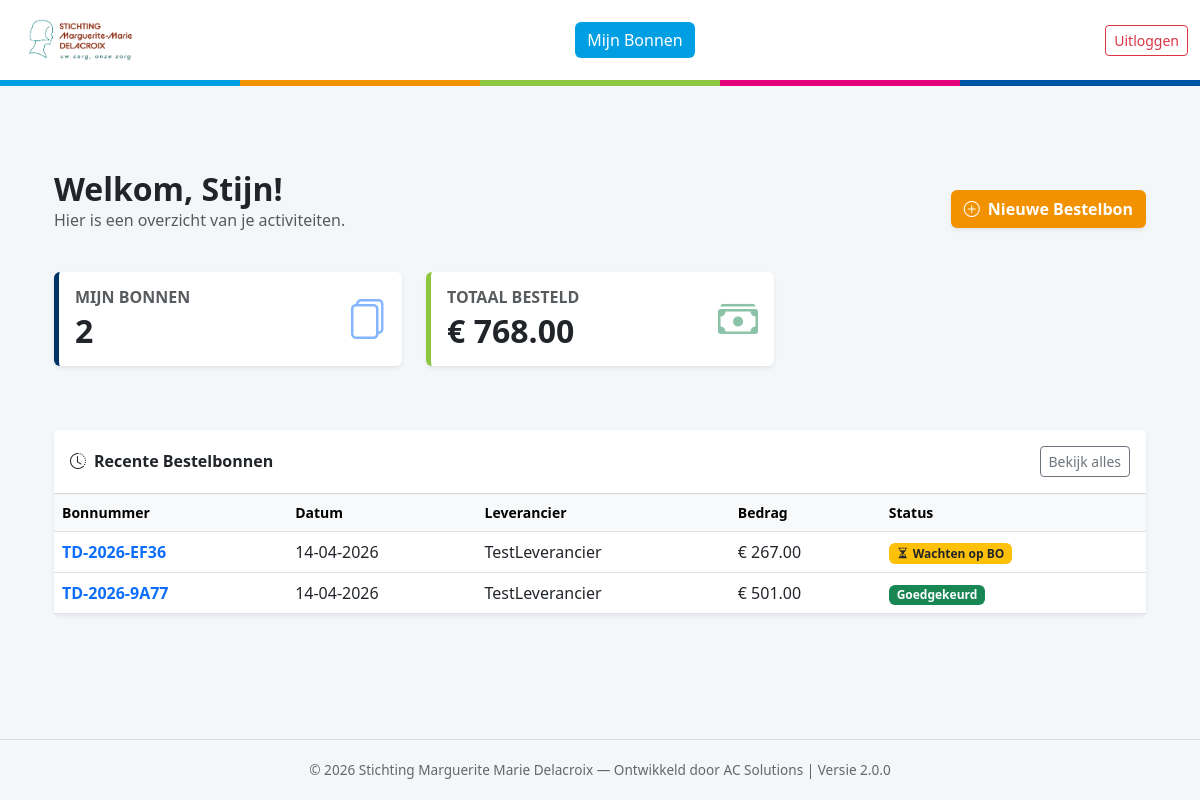
The app's page /dashboard (signed in), older data.
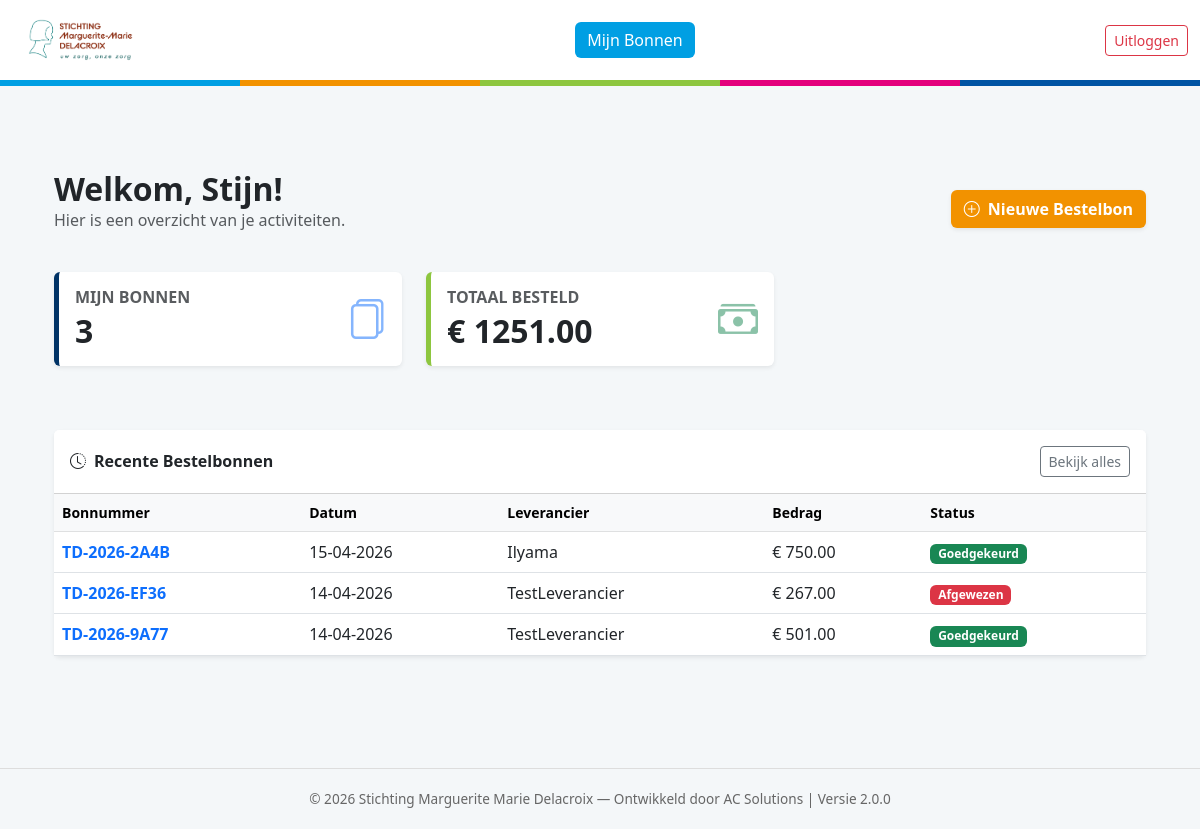
The same page, newer data.
### models.py (models this page shows)
class Order(db.Model):
    id = db.Column(db.Integer, primary_key=True)
    order_number = db.Column(db.String(50), unique=True)
    created_at = db.Column(db.DateTime, default=datetime.utcnow)
    status = db.Column(db.String(30), default='Concept')
    reference = db.Column(db.String(200))
    total_amount = db.Column(db.Float, default=0.0)
    user_id = db.Column(db.Integer, db.ForeignKey('user.id'))
    supplier_id = db.Column(db.Integer, db.ForeignKey('supplier.id'))
    attachment_filename = db.Column(db.String(255))
    rejection_reason = db.Column(db.Text)
    notify_on_update = db.Column(db.Boolean, default=True)
    notification_type = db.Column(db.String(20), default='Final')
    bo_approval_code = db.Column(db.String(50))
    bo_approval_date = db.Column(db.DateTime)
    bo_name = db.Column(db.String(100))
    dir_approval_code = db.Column(db.String(50))
    dir_approval_date = db.Column(db.DateTime)
    dir_name = db.Column(db.String(100))
    supplier = db.relationship('Supplier', backref='orders', lazy=True)
    lines = db.relationship('OrderLine', backref='order', lazy=True)
    attachments = db.relationship('Attachment', backref='order', lazy=True)

class Supplier(db.Model):
    id = db.Column(db.Integer, primary_key=True)
    name = db.Column(db.String(100), unique=True, nullable=False)
    street = db.Column(db.String(100))
    house_number = db.Column(db.String(10))
    zip_code = db.Column(db.String(20))
    city = db.Column(db.String(100))
    country = db.Column(db.String(100), default="België")
    vat_number = db.Column(db.String(20))
    email = db.Column(db.String(120), nullable=True)

### app.py (the view, shortened to what this page needs)
@app.route('/dashboard')
@login_required
def dashboard():
    auto_escalate_stale_orders()
    my_orders_count = Order.query.filter_by(user_id=current_user.id).count()
    my_total_spent = db.session.query(func.sum(Order.total_amount)).filter(
        Order.user_id == current_user.id, Order.status.not_in(['Concept', 'Afgewezen'])
    ).scalar() or 0.0
    pending_approvals = 0
    if current_user.role == 'Admin':
        pending_approvals = Order.query.filter(Order.status.in_(['Wachten op BO', 'Wachten op Directie'])).count()
    elif current_user.role == 'BO':
        pending_approvals = Order.query.join(User).filter(
            User.department_id == current_user.department_id,
            Order.status == 'Wachten op BO', Order.user_id != current_user.id
        ).count()
    recent_orders = Order.query.filter_by(user_id=current_user.id).order_by(Order.created_at.desc()).limit(5).all()
    return render_template('dashboard.html', **locals())

### app.py (called while the page is built)
@login_manager.user_loader
def load_user(user_id):
    return User.query.get(int(user_id))

def auto_escalate_stale_orders():
    grens_datum = datetime.utcnow() - timedelta(days=5)
    stale_orders = Order.query.filter(Order.status == 'Wachten op BO', Order.created_at <= grens_datum).all()
    for order in stale_orders:
        order.status = 'Wachten op Directie'
        order.bo_approval_code = 'AUTO_PUSH'
    if stale_orders: db.session.commit()

### templates/dashboard.html (shortened to what the changed rows need)
{% extends "base.html" %}
{% block content %}
<div class="container pb-5">
    <div class="d-flex justify-content-between align-items-center mb-4">
        <div>
            <h2 class="fw-bold text-dark mb-0">Welkom, {{ current_user.username }}!</h2>
        </div>
    </div>
    <div class="row mb-5">
        <div class="col-md-4 mb-3">
            <div class="card shadow-sm border-0 h-100" style="border-left: 5px solid #003366 !important;">
                <div class="card-body">
                    <div class="d-flex justify-content-between align-items-center">
                        <div>
                            <h6 class="text-muted text-uppercase fw-bold mb-1">Mijn Bonnen</h6>
                            <h2 class="fw-bold mb-0 text-dark">{{ my_orders_count }}</h2>
                        </div>
                    </div>
                </div>
            </div>
        </div>
        <div class="col-md-4 mb-3">
            <div class="card shadow-sm border-0 h-100" style="border-left: 5px solid #8dc63f !important;">
                <div class="card-body">
                    <div class="d-flex justify-content-between align-items-center">
                        <div>
                            <h6 class="text-muted text-uppercase fw-bold mb-1">Totaal Besteld</h6>
                            <h2 class="fw-bold mb-0 text-dark">€ {{"%.2f"|format(my_total_spent)}}</h2>
                        </div>
                    </div>
                </div>
            </div>
        </div>
    </div>
    <div class="card shadow-sm border-0">
        <div class="card-body p-0">
            {% if recent_orders %}
            <div class="table-responsive">
                <table class="table table-hover align-middle mb-0">
                    <thead class="table-light small">
                        <tr>
                            <th>Bonnummer</th>
                            <th>Datum</th>
                            <th>Leverancier</th>
                            <th>Bedrag</th>
                            <th>Status</th>
                        </tr>
                    </thead>
                    <tbody>
                        {% for order in recent_orders %}
                        <tr style="cursor: pointer;" onclick="window.location='{{ url_for('order_detail', order_id=order.id) }}'">
                            <td class="fw-bold text-primary">{{ order.order_number }}</td>
                            <td>{{ order.created_at.strftime('%d-%m-%Y') }}</td>
                            <td>{{ order.supplier.name }}</td>
                            <td>€ {{"%.2f"|format(order.total_amount)}}</td>
                            <td>
                                {% if order.status == 'Concept' %}
                                    <span class="badge bg-secondary">Concept</span>
                                {% elif order.status == 'Goedgekeurd' %}
                                    <span class="badge bg-success">Goedgekeurd</span>
                                {% elif order.status == 'Afgewezen' %}
                                    <span class="badge bg-danger">Afgewezen</span>
                                {% else %}
                                    <span class="badge bg-warning text-dark"><i class="bi bi-hourglass-split me-1"></i>{{ order.status }}</span>
                                {% endif %}
                            </td>
                        </tr>
                        {% endfor %}
                    </tbody>
                </table>
            </div>
            {% else %}
            <div class="p-5 text-center text-muted">
                <i class="bi bi-inbox fs-1 d-block mb-3"></i>
                Je hebt nog geen bestelbonnen aangemaakt.
            </div>
            {% endif %}
        </div>
    </div>
</div>
{% endblock %}

Row changes from the older to the newer data that the page shows:
added Order: order_number "TD-2026-2A4B", created_at "15-04-2026", supplier.name "Ilyama", total_amount "750.00", status "Goedgekeurd"
changed Order "TD-2026-EF36": status "Wachten op BO" → (not shown); now shows "Afgewezen"
Text that changed along with them:
{{ my_orders_count }}: "2" → "3"
{{ "%.2f"|format(my_total_spent) }}: "768.00" → "1251.00"
